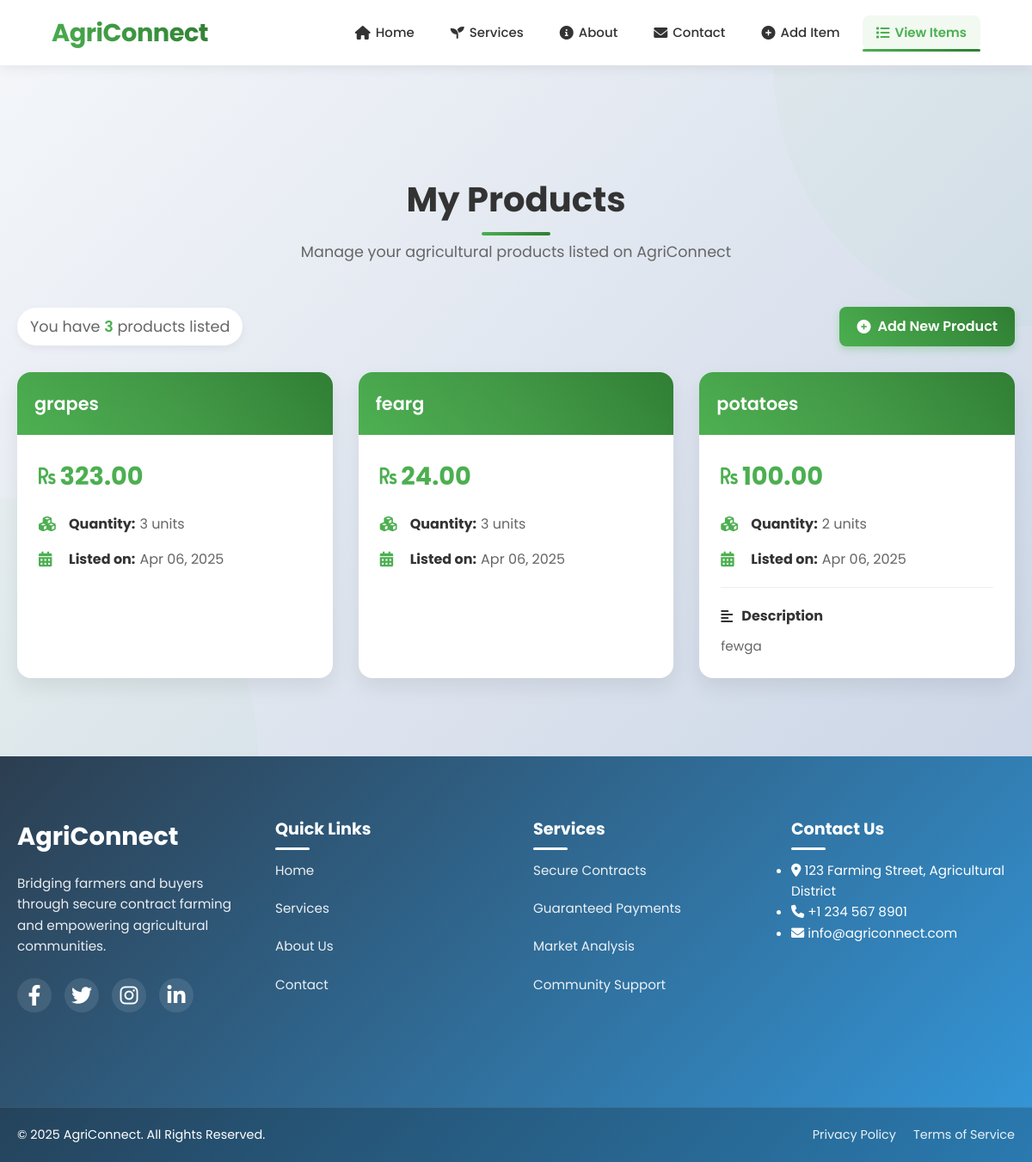
The app's page /agriconnect/view_items.php (signed in) with its own data.
### tables this page shows
CREATE TABLE `products` (
  `id` int(11) NOT NULL,
  `product_name` varchar(255) NOT NULL,
  `price` decimal(10,2) NOT NULL,
  `quantity` int(11) NOT NULL,
  `description` text DEFAULT NULL,
  `user_id` int(11) NOT NULL,
  `user_name` varchar(255) NOT NULL,
  `created_at` datetime NOT NULL
);

### agriconnect/view_items.php (the view, shortened to what this page needs)
<?php
require_once 'php/config.php';
$user_id = $_SESSION['user_id'];
$items = [];
try {
    $stmt = $conn->prepare("SELECT * FROM products WHERE user_id = ? ORDER BY created_at DESC");
    $stmt->execute([$user_id]);
    $items = $stmt->fetchAll(PDO::FETCH_ASSOC);
} catch (PDOException $e) {
    $error_message = "Error retrieving items: " . $e->getMessage();
    error_log($error_message);
}
?>
<!DOCTYPE html>
<html lang="en">
<head>
    <link rel="stylesheet" href="css/style.css">
    <link rel="stylesheet" href="https://cdnjs.cloudflare.com/ajax/libs/font-awesome/6.0.0/css/all.min.css">
</head>
<body>
    <nav class="navbar">
        <div class="logo">
            <span>AgriConnect</span>
        </div>
        <div class="nav-links">
            <a href="index.php"><i class="fas fa-home"></i> Home</a>
            <a href="index.php#services"><i class="fas fa-seedling"></i> Services</a>
            <a href="index.php#about"><i class="fas fa-info-circle"></i> About</a>
            <a href="contact_us.html"><i class="fas fa-envelope"></i> Contact</a>
            <a href="add_item.php"><i class="fas fa-plus-circle"></i> Add Item</a>
            <a href="view_items.php" class="active"><i class="fas fa-list"></i> View Items</a>
        </div>
    </nav>
    <section class="items-section">
        <div class="container">
            <div class="section-header">
                <h1>My Products</h1>
                <p>Manage your agricultural products listed on AgriConnect</p>
    </div>
        <?php if (empty($items)): ?>
            <div class="no-items">
                    <div class="no-items-icon">
                <i class="fas fa-box-open"></i>
                    </div>
                <h2>No Products Found</h2>
                    <p>You haven't added any products yet. Start listing your agricultural products now.</p>
                    <a href="add_item.php" class="add-btn"><i class="fas fa-plus-circle"></i> Add Your First Product</a>
            </div>
        <?php else: ?>
                <div class="items-header">
                    <div class="items-count">
                        You have <span><?php echo count($items); ?></span> product<?php echo count($items) > 1 ? 's' : ''; ?> listed
                    </div>
                    <a href="add_item.php" class="add-btn"><i class="fas fa-plus-circle"></i> Add New Product</a>
                </div>
            <div class="items-grid">
                <?php foreach ($items as $item): ?>
                    <div class="item-card">
                        <div class="item-header">
                            <h3><?php echo htmlspecialchars($item['product_name']); ?></h3>
                        </div>
                        <div class="item-body">
                                <div class="item-price">
                                    <i class="fas fa-rupee-sign"></i> <?php echo number_format($item['price'], 2); ?>
                            </div>
                            <div class="item-detail">
                                <i class="fas fa-cubes"></i>
                                    <strong>Quantity:</strong> <?php echo htmlspecialchars($item['quantity']); ?> units
                            </div>
                            <div class="item-detail">
                                <i class="fas fa-calendar-alt"></i>
                                    <strong>Listed on:</strong> <?php echo date('M d, Y', strtotime($item['created_at'])); ?>
                            </div>
                            <?php if (!empty($item['description'])): ?>
                                <div class="item-description">
                                        <h4><i class="fas fa-align-left"></i> Description</h4>
                                    <p><?php echo htmlspecialchars($item['description']); ?></p>
                                </div>
                            <?php endif; ?>
                        </div>
                    </div>
                <?php endforeach; ?>
            </div>
        <?php endif; ?>
    </div>
    </section>
    <footer class="footer">
        <div class="footer-content">
            <div class="footer-container">
            <div class="footer-section">
                    <div class="footer-logo">
                        <span>AgriConnect</span>
                    </div>
                    <p class="footer-desc">Bridging farmers and buyers through secure contract farming and empowering agricultural communities.</p>
                    <div class="social-links">
                        <a href="#"><i class="fab fa-facebook-f"></i></a>
                        <a href="#"><i class="fab fa-twitter"></i></a>
                        <a href="#"><i class="fab fa-instagram"></i></a>
                        <a href="#"><i class="fab fa-linkedin-in"></i></a>
                    </div>
            </div>
            <div class="footer-section">
                <h3>Quick Links</h3>
                    <ul class="footer-links">
                        <li><a href="index.php">Home</a></li>
                        <li><a href="index.php#services">Services</a></li>
                        <li><a href="index.php#about">About Us</a></li>
                        <li><a href="contact_us.html">Contact</a></li>
                    </ul>
                </div>
                <div class="footer-section">
                    <h3>Services</h3>
                    <ul class="footer-links">
                        <li><a href="services/contracts.html">Secure Contracts</a></li>
                        <li><a href="services/payments.html">Guaranteed Payments</a></li>
                        <li><a href="services/market-analysis.html">Market Analysis</a></li>
                        <li><a href="services/community.html">Community Support</a></li>
                    </ul>
            </div>
            <div class="footer-section">
                    <h3>Contact Us</h3>
                    <ul class="contact-info">
                        <li><i class="fas fa-map-marker-alt"></i> 123 Farming Street, Agricultural District</li>
                        <li><i class="fas fa-phone"></i> +1 234 567 8901</li>
                        <li><i class="fas fa-envelope"></i> info@agriconnect.com</li>
                    </ul>
                </div>
            </div>
        </div>
        <div class="footer-bottom">
            <div class="footer-container">
                <p>&copy; <?php echo date('Y'); ?> AgriConnect. All Rights Reserved.</p>
                <div class="footer-legal">
                    <a href="privacy-policy.html">Privacy Policy</a>
                    <a href="terms-of-service.html">Terms of Service</a>
                </div>
            </div>
        </div>
    </footer>
</body>
</html>

### records on screen
products: product_name "grapes", price "323.00", quantity "3", created_at "Apr 06, 2025"
products: product_name "fearg", price "24.00", quantity "3", created_at "Apr 06, 2025"
products: product_name "potatoes", price "100.00", quantity "2", created_at "Apr 06, 2025", description "fewga"

### other values on screen
count($items) "3"
